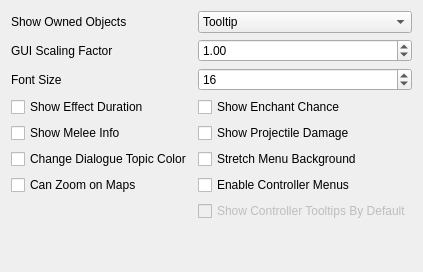
     <widget class="QWidget" name="Interface">
      <attribute name="title">
       <string>Interface</string>
      </attribute>
      <layout class="QVBoxLayout">
       <item>
        <layout class="QGridLayout" name="gridLayout">
         <item row="0" column="1">
          <widget class="QComboBox" name="showOwnedComboBox">
           <property name="currentIndex">
            <number>1</number>
           </property>
           <item>
            <property name="text">
             <string>Off</string>
            </property>
           </item>
           <item>
            <property name="text">
             <string>Tooltip</string>
            </property>
           </item>
           <item>
            <property name="text">
             <string>Crosshair</string>
            </property>
           </item>
           <item>
            <property name="text">
             <string>Tooltip and Crosshair</string>
            </property>
           </item>
          </widget>
         </item>
         <item row="1" column="1">
          <widget class="QDoubleSpinBox" name="scalingSpinBox">
           <property name="decimals">
            <number>2</number>
           </property>
           <property name="minimum">
            <double>0.500000000000000</double>
           </property>
           <property name="maximum">
            <double>8.000000000000000</double>
           </property>
           <property name="singleStep">
            <double>0.250000000000000</double>
           </property>
           <property name="value">
            <double>1.000000000000000</double>
           </property>
          </widget>
         </item>
         <item row="2" column="1">
          <widget class="QSpinBox" name="fontSizeSpinBox">
           <property name="minimum">
            <number>12</number>
           </property>
           <property name="maximum">
            <number>18</number>
           </property>
           <property name="singleStep">
            <number>1</number>
           </property>
           <property name="value">
            <number>16</number>
           </property>
          </widget>
         </item>
         <item row="1" column="0">
          <widget class="QLabel" name="scalingLabel">
           <property name="toolTip">
            <string>&lt;html&gt;&lt;head/&gt;&lt;body&gt;&lt;p&gt;This setting scales GUI windows. A value of 1.0 results in the normal scale.&lt;/p&gt;&lt;/body&gt;&lt;/html&gt;</string>
           </property>
           <property name="text">
            <string>GUI Scaling Factor</string>
           </property>
          </widget>
         </item>
         <item row="4" column="0">
          <widget class="QCheckBox" name="showEffectDurationCheckBox">
           <property name="toolTip">
            <string>&lt;html&gt;&lt;head/&gt;&lt;body&gt;&lt;p&gt;Show the remaining duration of magic effects and lights if this setting is true. The remaining duration is displayed in the tooltip by hovering over the magical effect. &lt;/p&gt;&lt;p&gt;The default value is false.&lt;/p&gt;&lt;/body&gt;&lt;/html&gt;</string>
           </property>
           <property name="text">
            <string>Show Effect Duration</string>
           </property>
          </widget>
         </item>
         <item row="6" column="0">
          <widget class="QCheckBox" name="changeDialogTopicsCheckBox">
           <property name="toolTip">
            <string>&lt;html&gt;&lt;head/&gt;&lt;body&gt;&lt;p&gt;If this setting is true, dialogue topics will have a different color if the topic is specific to the NPC you're talking to or the topic was previously seen. Color can be changed in settings.cfg.&lt;/p&gt;&lt;p&gt;The default value is false.&lt;/p&gt;&lt;/body&gt;&lt;/html&gt;</string>
           </property>
           <property name="text">
            <string>Change Dialogue Topic Color</string>
           </property>
          </widget>
         </item>
         <item row="2" column="0">
          <widget class="QLabel" name="fontSizeLabel">
           <property name="toolTip">
            <string>Size of characters in game texts.</string>
           </property>
           <property name="text">
            <string>Font Size</string>
           </property>
          </widget>
         </item>
         <item row="7" column="0">
          <widget class="QCheckBox" name="useZoomOnMapCheckBox">
           <property name="toolTip">
            <string>&lt;html&gt;&lt;head/&gt;&lt;body&gt;&lt;p&gt;Enable zooming on local and global maps.&lt;/p&gt;&lt;/body&gt;&lt;/html&gt;</string>
           </property>
           <property name="text">
            <string>Can Zoom on Maps</string>
           </property>
          </widget>
         </item>
         <item row="5" column="1">
          <widget class="QCheckBox" name="showProjectileDamageCheckBox">
           <property name="toolTip">
            <string>&lt;html&gt;&lt;head/&gt;&lt;body&gt;&lt;p&gt;If this setting is true, damage bonus of arrows and bolts will be shown on item tooltip.&lt;/p&gt;&lt;p&gt;The default value is false.&lt;/p&gt;&lt;/body&gt;&lt;/html&gt;</string>
           </property>
           <property name="text">
            <string>Show Projectile Damage</string>
           </property>
          </widget>
         </item>
         <item row="5" column="0">
          <widget class="QCheckBox" name="showMeleeInfoCheckBox">
           <property name="toolTip">
            <string>&lt;html&gt;&lt;head/&gt;&lt;body&gt;&lt;p&gt;If this setting is true, melee weapons reach and speed will be shown on item tooltip.&lt;/p&gt;&lt;p&gt;The default value is false.&lt;/p&gt;&lt;/body&gt;&lt;/html&gt;</string>
           </property>
           <property name="text">
            <string>Show Melee Info</string>
           </property>
          </widget>
         </item>
         <item row="6" column="1">
          <widget class="QCheckBox" name="stretchBackgroundCheckBox">
           <property name="toolTip">
            <string>&lt;html&gt;&lt;head/&gt;&lt;body&gt;&lt;p&gt;Stretch menus, load screens, etc. to the window aspect ratio.&lt;/p&gt;&lt;/body&gt;&lt;/html&gt;</string>
           </property>
           <property name="text">
            <string>Stretch Menu Background</string>
           </property>
          </widget>
         </item>
         <item row="7" column="1">
          <widget class="QCheckBox" name="controllerMenusCheckBox">
           <property name="toolTip">
            <string>&lt;html&gt;&lt;head/&gt;&lt;body&gt;&lt;p&gt;Make it easier to use game menus with a controller.&lt;/p&gt;&lt;/body&gt;&lt;/html&gt;</string>
           </property>
           <property name="text">
            <string>Enable Controller Menus</string>
           </property>
          </widget>
         </item>
         <item row="8" column="1">
          <widget class="QCheckBox" name="controllerMenuTooltipsCheckBox">
           <property name="enabled">
            <bool>false</bool>
           </property>
           <property name="toolTip">
            <string>&lt;html&gt;&lt;head/&gt;&lt;body&gt;&lt;p&gt;When using controller menus, make tooltips visible by default.&lt;/p&gt;&lt;/body&gt;&lt;/html&gt;</string>
           </property>
           <property name="text">
            <string>Show Controller Tooltips By Default</string>
           </property>
          </widget>
         </item>
         <item row="0" column="0">
          <widget class="QLabel" name="showOwnedLabel">
           <property name="text">
            <string>Show Owned Objects</string>
           </property>
          </widget>
         </item>
         <item row="4" column="1">
          <widget class="QCheckBox" name="showEnchantChanceCheckBox">
           <property name="toolTip">
            <string>&lt;html&gt;&lt;head/&gt;&lt;body&gt;&lt;p&gt;Whether or not the chance of success will be displayed in the enchanting menu.&lt;/p&gt;&lt;p&gt;The default value is false.&lt;/p&gt;&lt;/body&gt;&lt;/html&gt;</string>
           </property>
           <property name="text">
            <string>Show Enchant Chance</string>
           </property>
          </widget>
         </item>
        </layout>
       </item>
       <item>
        <spacer name="verticalSpacer_2">
         <property name="orientation">
          <enum>Qt::Vertical</enum>
         </property>
         <property name="sizeHint" stdset="0">
          <size>
           <width>20</width>
           <height>40</height>
          </size>
         </property>
        </spacer>
       </item>
      </layout>
     </widget>
